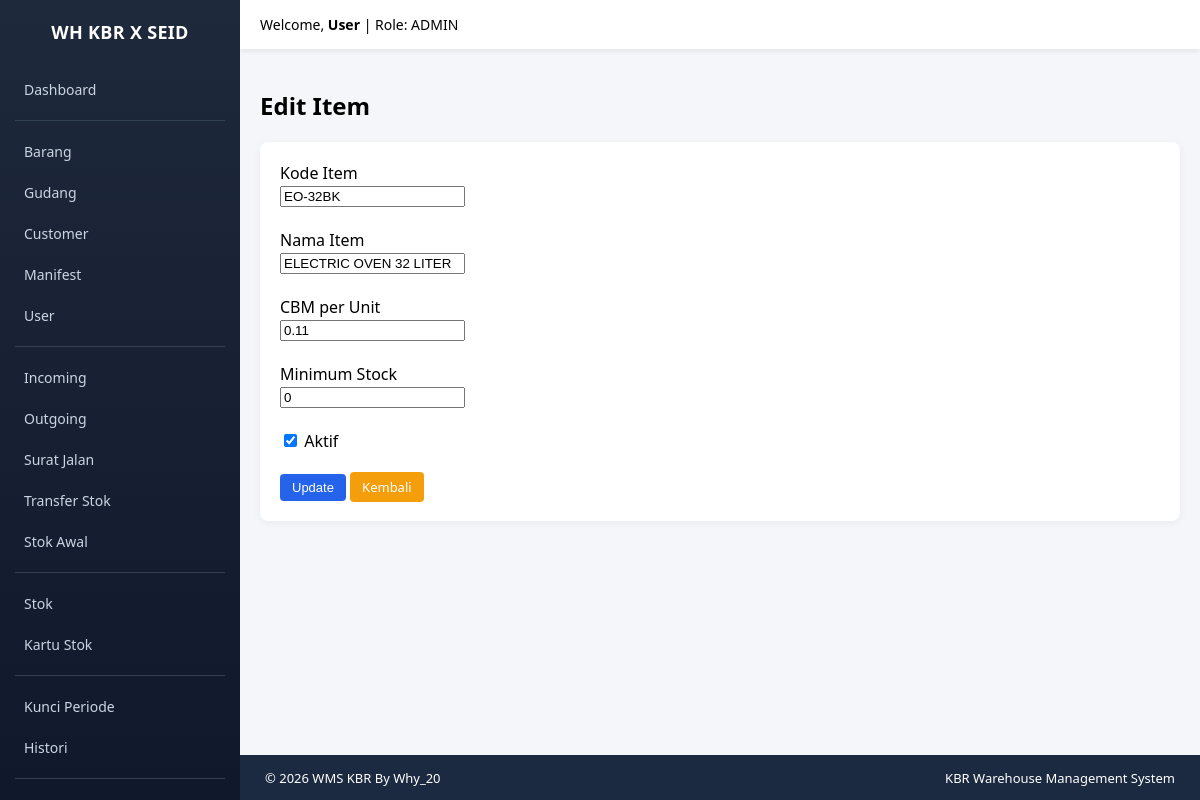
/index.php?module=items&action=edit&id=655 (signed in), run on the app's committed database.
### tables this page shows
CREATE TABLE `items` (
  `id` int NOT NULL,
  `item_code` varchar(100) DEFAULT NULL,
  `item_name` varchar(150) DEFAULT NULL,
  `cbm` decimal(15,2) DEFAULT '0.00',
  `minimum_stock` int DEFAULT '0',
  `is_active` tinyint(1) DEFAULT '1',
  `created_at` timestamp NOT NULL DEFAULT CURRENT_TIMESTAMP,
  `is_deleted` tinyint(1) DEFAULT '0',
  `deleted_at` datetime DEFAULT NULL
);

### modules/items/edit.php (the view, shortened to what this page needs)
<?php
global $conn;
require BASE_PATH."/modules/layout/sidebar.php";
$id = $_GET['id'];
$query = mysqli_query($conn,"
SELECT * FROM items
WHERE id='$id' AND is_deleted=0
");
$item = mysqli_fetch_assoc($query);
?>
<h2>Edit Item</h2>
<div class="card">
<form method="POST">
<label>Kode Item</label><br>
<input type="text" name="item_code"
value="<?= $item['item_code']; ?>" required>
<br><br>
<label>Nama Item</label><br>
<input type="text" name="item_name"
value="<?= $item['item_name']; ?>" required>
<br><br>
<label>CBM per Unit</label><br>
<input type="number" step="0.000001"
name="cbm"
value="<?= $item['cbm']; ?>" required>
<br><br>
<label>Minimum Stock</label><br>
<input type="number"
name="minimum_stock"
value="<?= $item['minimum_stock']; ?>">
<br><br>
<label>
<input type="checkbox" name="is_active"
<?= $item['is_active']?'checked':''; ?>>
 Aktif
</label>
<br><br>
<button class="btn btn-primary">Update</button>
<a href="index.php?module=items&action=index"
class="btn btn-warning">Kembali</a>
</form>
</div>
</div></body></html>

### modules/layout/sidebar.php (style rules this page uses)
body { margin:0; font-family:Segoe UI, Tahoma, sans-serif; background:#f4f6f9; }
.card { background:white; padding:20px; border-radius:8px; box-shadow:0 2px 8px rgba(0,0,0,0.05); margin-bottom:20px; }
.btn { padding:6px 12px; border:none; border-radius:4px; cursor:pointer; text-decoration:none; font-size:13px; }
.btn-primary { background:#2563eb;color:white; }
.btn-warning { background:#f59e0b;color:white; }

### data on the page
items: item_code "EO-32BK", item_name "ELECTRIC OVEN 32 LITER", cbm "0.11", minimum_stock "0", is_active "☑"

### other printed values
$user "User"
$role "ADMIN"
$GLOBALS['__footer_html'] "© 2026 WMS KBR By Why_20 KBR Warehouse Management System"
